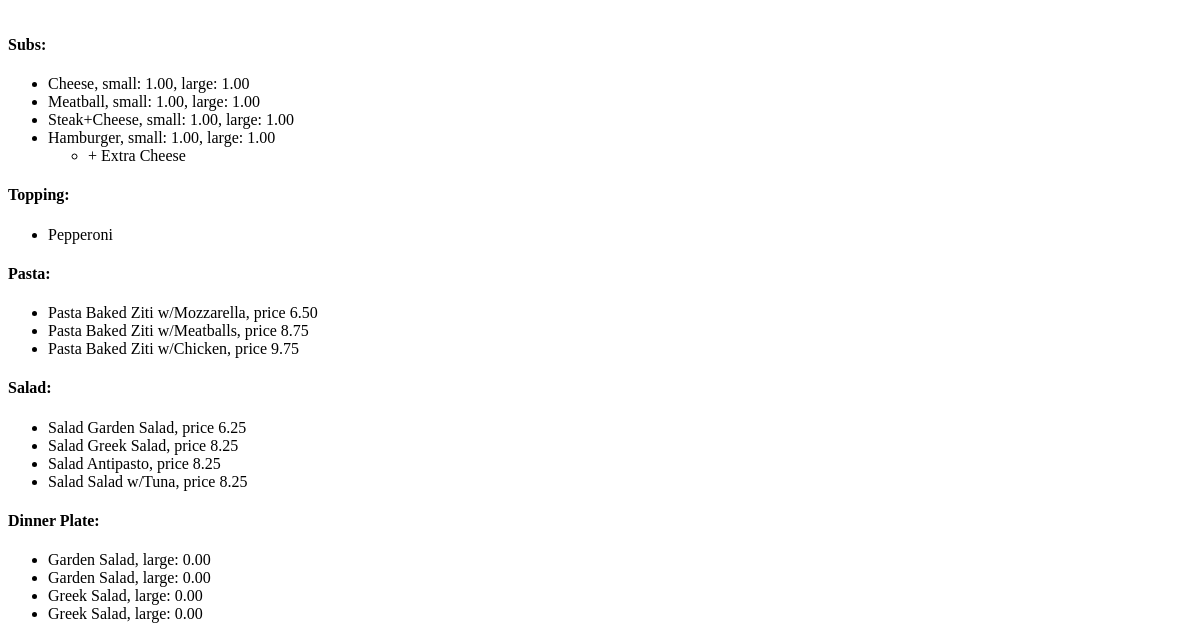
The app's page / (lower part), older data.
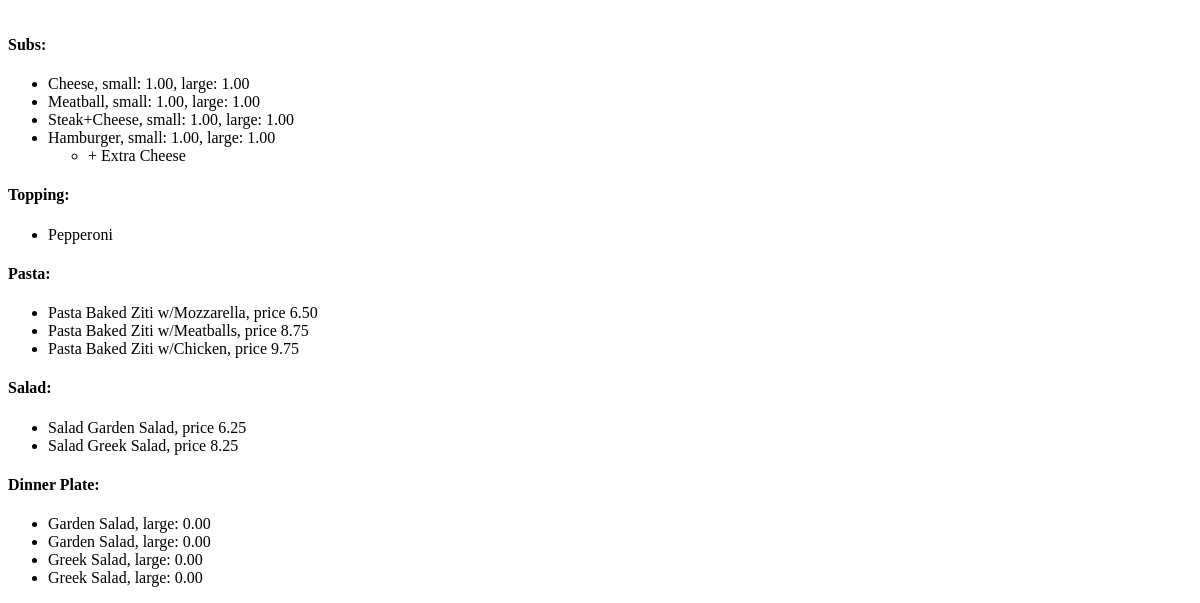
The same page, newer data.
### orders/models.py (models this page shows)
class Sub(models.Model):
	name = models.CharField(max_length = 64)
	priceS = models.DecimalField(max_digits=5, decimal_places=2, default = 0.00)
	priceL = models.DecimalField(max_digits=5, decimal_places=2, default = 0.00)
	hash_name = models.CharField(max_length = 64)
	extra = models.ManyToManyField(SubExtraAll, blank=True, related_name="extra")
	extraSteak = models.ManyToManyField(SubExtraSteak, blank=True, related_name="extra_steak")
	def __str__(self):
		if self.priceS != 0.00 and self.priceL != 0.00:
			return f"{self.name}, small: {self.priceS}, large: {self.priceL}"
		elif self.priceS == 0.00:
			return f"{self.name}, large: {self.priceL}"
		else:
			return f"{self.name}, small: {self.priceS}"

class SubExtraAll(models.Model):
	name = models.CharField(max_length = 64)
	price = models.DecimalField(max_digits=5, decimal_places=2)
	hash_name = models.CharField(max_length = 64)
	def __str__(self):
		return f"{self.name}"

class Topping(models.Model):
	name = models.CharField(max_length = 64)
	hash_name = models.CharField(max_length = 64)
	def __str__(self):
		return f"{self.name}"

class Pasta(models.Model):
	name = models.CharField(max_length = 64)
	price = models.DecimalField(max_digits=5, decimal_places=2)
	hash_name = models.CharField(max_length = 64)
	def __str__(self):
		return f"Pasta {self.name}, price {self.price}"

class Salad(models.Model):
	name = models.CharField(max_length = 64)
	price = models.DecimalField(max_digits=5, decimal_places=2)
	hash_name = models.CharField(max_length = 64)
	def __str__(self):
		return f"Salad {self.name}, price {self.price}"

class DinnerPlate(models.Model):
	name = models.CharField(max_length = 64)
	priceS = models.DecimalField(max_digits=5, decimal_places=2, default = 0.00)
	priceL = models.DecimalField(max_digits=5, decimal_places=2, default = 0.00)
	hash_name = models.CharField(max_length = 64)
	def __str__(self):
		if self.priceS != 0.00 and self.priceL != 0.00:
			return f"{self.name}, small: {self.priceS}, large: {self.priceL}"
		elif self.priceS == 0.00:
			return f"{self.name}, large: {self.priceL}"
		else:
			return f"{self.name}, small: {self.priceS}"

### orders/views.py (the view, shortened to what this page needs)
# urls.py: path("", views.index, name="index"),
def index(request):
    username = ""
    context = {
            "pasta": Pasta.objects.all(),
            "salads": Salad.objects.all(),
            "dinner_plate": DinnerPlate.objects.all(),
            "subs": Sub.objects.all(),
            "subextraall": SubExtraAll.objects.all(),
            "subextrasteak": SubExtraSteak.objects.all(),
            "pizzas": Pizza.objects.all(),
            "toppings": Topping.objects.all(),
            "orders": Order.objects.all(),
            "user": username,
        }
    return render(request, "orders/index.html", context)

### orders/models.py (called while the page is built)
	def __str__(self):
		return f"{self.name} pizza"

### orders/templates/orders/index.html (shortened to what this page needs)
{% extends "orders/base.html" %}
{% block body %}
	<div id="menu">
		<ul>
		</ul>
		<h4>Subs: </h4>
		<ul>
			{% for sub in subs %}
				<li>{{ sub }}</li>
			{% empty %}
				<li>No Subs</li>
			{% endfor %}
			<ul>
				{% for subextra in subextraall %}
					<li>+ {{ subextra }}</li>
				{% endfor %}
			</ul>
		</ul>
		<h4>Topping: </h4>
		<ul>
			{% for topping in toppings %}
				<li>{{ topping }}</li>
			{% empty %}
				<li>No Topping</li>
			{% endfor %}
		</ul>
		<h4>Pasta: </h4>
		<ul>
			{% for p in pasta %}
				<li>{{ p }}</li>
			{% empty %}
				<li>No Pasta</li>
			{% endfor %}
		</ul>
		<h4>Salad: </h4>
		<ul>
			{% for salad in salads %}
				<li>{{ salad }}</li>
			{% empty %}
				<li>No Salad</li>
			{% endfor %}
		</ul>
		<h4>Dinner Plate: </h4>
		<ul>
			{% for plate in dinner_plate %}
				<li>{{ plate }}</li>
			{% empty %}
				<li>No Dinner Plates</li>
			{% endfor %}
		</ul>
	</div>
{% endblock %}

### orders/templates/orders/base.html (shortened to what this page needs)
{% load static %}
<!DOCTYPE html>
<html>
    <head>
    	<link rel="stylesheet" href="{% static 'orders/styles.css' %}"/>
    </head>
    <body>
        {% block body %}
        {% endblock %}
    </body>
</html>

### orders/static/orders/styles.css (style rules this page uses)
#menu { float: left; width: 50%; }

Row changes from the older to the newer data that the page shows:
removed Salad: name+price "Salad Antipasto, price 8.25"
removed Salad: name+price "Salad Salad w/Tuna, price 8.25"
